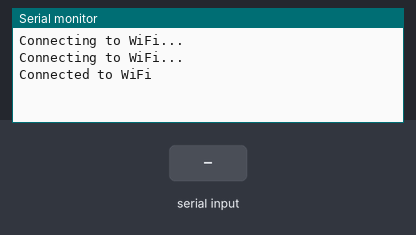
Simulated run of this sketch. Board: ESP8266 (NodeMCU). Shown: the last lines printed to the serial monitor. Inputs (shaded band) come from the test bench. WiFi joins after 1.5 s; servers stay silent unless stated; uploads are accepted with an empty reply.

Above: at 3.2 s.
3.3 s: "#\n" received over the second serial link
At 3.7 s:
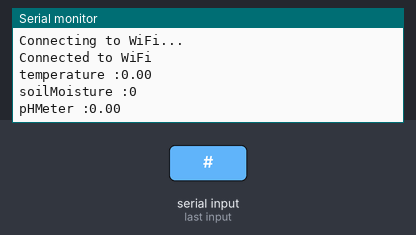
4.8 s: "90,45,200\n" received over the second serial link
At 7.9 s:
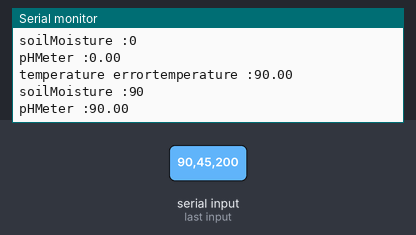

The sketch:

sendCode.ino
```cpp
#include <SoftwareSerial.h>
#include <ESP8266WiFi.h>
#include <ESP8266HTTPClient.h>

// Replace with your network credentials
const char* ssid = "Your SSID";
const char* password = "YourPasswordSSID";
SoftwareSerial espSerial(2,3); // Pin 2 digunakan sebagai RX, Pin 3 sebagai TX

void setup() {
  espSerial.begin(115200);
  Serial.begin(115200);

  // Connect to WiFi
  WiFi.begin(ssid, password);
  while (WiFi.status() != WL_CONNECTED) {
    delay(1000);
    Serial.println("Connecting to WiFi...");
  }
  Serial.println("Connected to WiFi");
}

void loop() {
  if (espSerial.available()){
    String data = espSerial.readStringUntil('\n');
    int index = data.indexOf("#");
    float temperature = data.substring(0, index).toFloat();
    data.remove(0, index + 1);
    index = data.indexOf("#");
    int soilMoisture = data.substring(0, index).toInt();
    float pHMeter = data.substring(index + 1).toFloat();
    Serial.print("temperature :");
    Serial.println(temperature);
    Serial.print("soilMoisture :");
    Serial.println(soilMoisture);
    Serial.print("pHMeter :");
    Serial.println(pHMeter);
    delay(2000);

    //=======================================

  if(temperature == 0){
   Serial.print("temperature error");
  }else{
    if ((WiFi.status() == WL_CONNECTED)) {
    WiFiClient client;
    HTTPClient http;

    String address;

    address ="http://monitoringpalawija.my.id/monitoring/webapi/api/create.php?suhu=";
    address += String(temperature);
    address += "&kelembaban=";
    address += String(soilMoisture);
    address += "&ph=";
    address += String(pHMeter) ;

    http.begin(client,address);  //Specify request destination
    int httpCode = http.GET();//Send the request
    String payload;
    if (httpCode > 0) { //Check the returning code
        payload = http.getString();   //Get the request response payload
        payload.trim();
        if( payload.length() > 0 ){
           Serial.println(payload + "\n");
        }
    }

    http.end();   //Close connection
  }else{
    Serial.print("Not connected to wifi ");Serial.println(ssid);
  }
  }
  delay(2000); //interval 60s
   }
}
```

Measured:
- after the input at 3.3 s, the serial monitor: prints a new line at once (image 1)
- after the input at 4.8 s, the serial monitor: prints a new line after 2.5 s (image 2)
